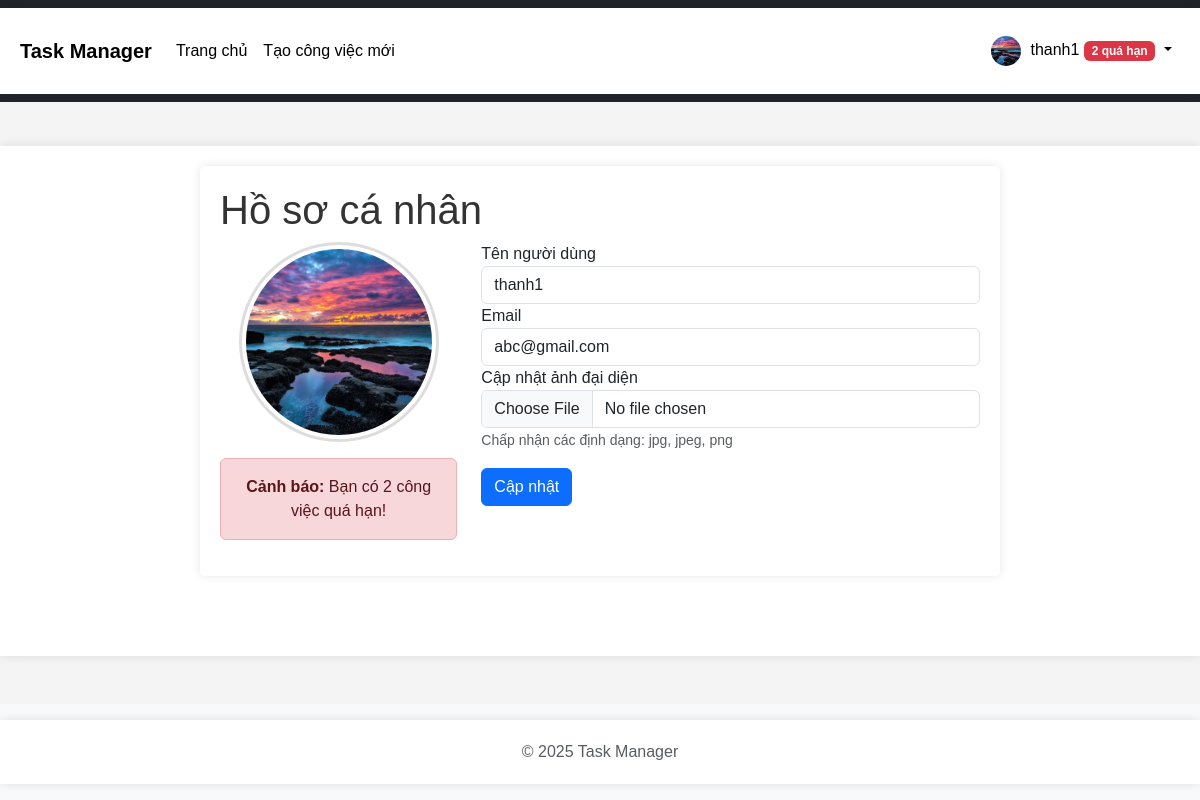
Page /auth/profile (signed in) on the committed database.
### app/models.py (models this page shows, shortened)
class User(UserMixin, db.Model):
    id = db.Column(db.Integer, primary_key=True)
    username = db.Column(db.String(64), index=True, unique=True)
    email = db.Column(db.String(120), index=True, unique=True)
    password_hash = db.Column(db.String(128))
    avatar = db.Column(db.String(120), default='default.png')
    is_admin = db.Column(db.Boolean, default=False)
    tasks = db.relationship('Task', backref='user', lazy='dynamic')
    @property
    def overdue_count(self):
        return Task.query.filter_by(user_id=self.id, finished=None).filter(
            Task.deadline < datetime.utcnow()).count()

### app/routes/auth.py (the view)
@bp.route('/profile', methods=['GET', 'POST'])
@login_required
def profile():
    form = ProfileUpdateForm()
    if form.validate_on_submit():
        current_user.username = form.username.data
        current_user.email = form.email.data
        if form.avatar.data:
            filename = secure_filename(form.avatar.data.filename)
            if not filename:
                import requests
                response = requests.get('https://avatar-placeholder.iran.liara.run/')
                if response.status_code == 200:
                    filename = f"avatar_{current_user.id}.png"
            avatar_path = os.path.join(current_app.root_path, 'static/avatars', filename)
            if not os.path.exists(os.path.dirname(avatar_path)):
                os.makedirs(os.path.dirname(avatar_path))
            form.avatar.data.save(avatar_path)
            current_user.avatar = filename
        db.session.commit()
        flash('Hồ sơ của bạn đã được cập nhật!', 'success')
        return redirect(url_for('auth.profile'))
    elif request.method == 'GET':
        form.username.data = current_user.username
        form.email.data = current_user.email
    return render_template('auth/profile.html', title='Hồ sơ', form=form)

### app/routes/auth.py
class ProfileUpdateForm(FlaskForm):
    username = StringField('Tên người dùng', validators=[DataRequired()])
    email = StringField('Email', validators=[DataRequired(), Email()])
    avatar = FileField('Cập nhật ảnh đại diện', validators=[FileAllowed(['jpg', 'png', 'jpeg'])])
    submit = SubmitField('Cập nhật')

### app/__init__.py (called while the page is built)
def create_app(config_name='default'):
    app = Flask(__name__)
    app.config.from_object(config[config_name])
    db.init_app(app)
    migrate.init_app(app, db)
    login_manager.init_app(app)
    from app.routes.auth import bp as auth_bp
    from app.routes.tasks import bp as tasks_bp
    app.register_blueprint(auth_bp)
    app.register_blueprint(tasks_bp)
    avatar_dir = os.path.join(app.static_folder, 'avatars')
    if not os.path.exists(avatar_dir):
        os.makedirs(avatar_dir)
    @login_manager.user_loader
    def load_user(user_id):
        from app.models import User
        return User.query.get(int(user_id))
    return app

### app/templates/auth/profile.html (shortened to what this page needs)
{% extends "base.html" %}
{% block content %}
    <div class="profile-container">
        <h1>Hồ sơ cá nhân</h1>
        <div class="row">
            <div class="col-md-4 text-center">
                {% if current_user.avatar %}
                    <img src="{{ url_for('static', filename='avatars/' + current_user.avatar) }}" class="img-thumbnail avatar-large" alt="Avatar">
                {% else %}
                    <img src="https://avatar-placeholder.iran.liara.run/" class="img-thumbnail avatar-large" alt="Avatar">
                {% endif %}
                {% if current_user.overdue_count and current_user.overdue_count > 0 %}
                    <div class="alert alert-danger mt-3">
                        <strong>Cảnh báo:</strong> Bạn có {{ current_user.overdue_count }} công việc quá hạn!
                    </div>
                {% endif %}
            </div>
            <div class="col-md-8">
                <form method="POST" action="" enctype="multipart/form-data">
                    <div class="form-group">
                        {{ form.username.label }}
                        {{ form.username(class="form-control") }}
                    </div>
                    <div class="form-group">
                        {{ form.email.label }}
                        {{ form.email(class="form-control") }}
                    </div>
                    <div class="form-group">
                        {{ form.avatar.label }}
                        {{ form.avatar(class="form-control") }}
                        <small class="form-text text-muted">Chấp nhận các định dạng: jpg, jpeg, png</small>
                    </div>
                    <div class="form-group mt-3">
                        {{ form.submit(class="btn btn-primary") }}
                    </div>
                </form>
            </div>
        </div>
    </div>
{% endblock %}

### app/templates/base.html (shortened to what this page needs)
<!DOCTYPE html>
<html lang="vi">
<head>
    <link href="https://cdn.jsdelivr.net/npm/bootstrap@5.3.0-alpha1/dist/css/bootstrap.min.css" rel="stylesheet">
    <link rel="stylesheet" href="{{ url_for('static', filename='css/main.css') }}">
</head>
<body>
    <header>
        <nav class="navbar navbar-expand-lg navbar-dark bg-dark">
            <div class="container">
                <a class="navbar-brand" href="{{ url_for('tasks.index') }}">Task Manager</a>
                <div class="collapse navbar-collapse" id="navbarNav">
                    <ul class="navbar-nav me-auto">
                        {% if current_user.is_authenticated %}
                            <li class="nav-item">
                                <a class="nav-link" href="{{ url_for('tasks.index') }}">Trang chủ</a>
                            </li>
                            <li class="nav-item">
                                <a class="nav-link" href="{{ url_for('tasks.create') }}">Tạo công việc mới</a>
                            </li>
                        {% endif %}
                    </ul>
                    <ul class="navbar-nav">
                        {% if current_user.is_authenticated %}
                            <li class="nav-item dropdown">
                                <a class="nav-link dropdown-toggle" href="#" id="navbarDropdown" role="button" data-bs-toggle="dropdown">
                                    {% if current_user.avatar %}
                                        <img src="{{ url_for('static', filename='avatars/' + current_user.avatar) }}" class="rounded-circle avatar-small" alt="Avatar">
                                    {% else %}
                                        <img src="https://avatar-placeholder.iran.liara.run/" class="rounded-circle avatar-small" alt="Avatar">
                                    {% endif %}
                                    {{ current_user.username }}
                                    {% if current_user.overdue_count and current_user.overdue_count > 0 %}
                                        <span class="badge bg-danger">{{ current_user.overdue_count }} quá hạn</span>
                                    {% endif %}
                                </a>
                            </li>
                        {% endif %}
                    </ul>
                </div>
            </div>
        </nav>
    </header>
    <main class="container mt-4">
        {% block content %}{% endblock %}
    </main>
    <footer class="footer mt-5 py-3 bg-light">
        <div class="container text-center">
            <span class="text-muted">&copy; 2025 Task Manager</span>
        </div>
    </footer>
</body>
</html>

### app/static/css/main.css (style rules this page uses)
body { font-family: Arial, sans-serif; margin: 0; padding: 0; background-color: #f4f4f4; }
.container { max-width: 800px; margin: 0 auto; padding: 20px; background: #fff; box-shadow: 0 0 10px rgba(0, 0, 0, 0.1); }
h1, h2, h3 { color: #333; }
body { font-family: Arial, sans-serif; margin: 0; padding: 0; background-color: #f4f4f4; min-height: 100vh; display: flex; flex-direction: column; }
.container { max-width: 1200px; margin: 0 auto; padding: 20px; }
main { flex: 1; }
footer { margin-top: auto; padding: 10px 0; background-color: #f8f9fa; text-align: center; }
.avatar-small { width: 30px; height: 30px; object-fit: cover; margin-right: 5px; border-radius: 50%; }
.avatar-large { width: 200px; height: 200px; object-fit: cover; border-radius: 50%; border: 3px solid #ddd; }
.profile-container, .create-task-container, .edit-task-container, .view-task-container, .tasks-container { max-width: 800px; margin: 0 auto; padding: 20px; background: #fff; box-shadow: 0 0 10px rgba(0, 0, 0, 0.1); border-radius: 5px; margin-bottom: 30px; }
.navbar { margin-bottom: 20px; }
.navbar-dark .navbar-nav .nav-link { color: #000000; font-weight: normal; }
.navbar-dark .navbar-brand { color: #000000; font-weight: bold; }
.badge.bg-danger { background-color: #dc3545 !important; color: white; font-weight: bold; }

### rows in the picture
User: avatar (picture), username "thanh1", email "abc@gmail.com"

### other values in the picture
{{ current_user.overdue_count }} "2"
